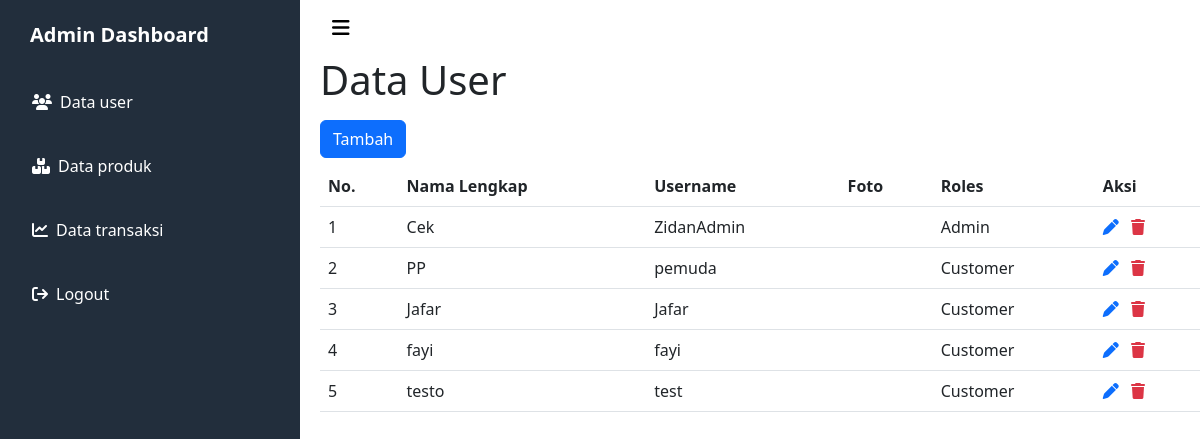
The page /admin/user.php (signed in) on the database its author committed.
### tables this page shows
CREATE TABLE `user` (
  `id_user` int(11) NOT NULL,
  `nama_lengkap` varchar(100) NOT NULL,
  `username` varchar(100) NOT NULL,
  `password` varchar(100) NOT NULL,
  `foto` text,
  `roles` enum('Admin','Customer') NOT NULL
);

### admin/functions.php (called while the page is built, shortened)
<?php
$conn = mysqli_connect('localhost', 'root', '', 'printer');
function query($query){
    global $conn;
    $result = mysqli_query($conn, $query);
    $rows = [];
    while($row = mysqli_fetch_assoc($result)){
        $rows[] = $row;
    }
    return $rows;
}
?>

### admin/user.php (the view, shortened to what this page needs)
<?php
require 'functions.php';
$user = query("SELECT * FROM user");
?>
<?php require '../layout/sidebar.php'; ?>
<div id="main">
    <?php require '../layout/navbar-admin.php'; ?>
<div class="content">
    <h1>Data User</h1>
    <a class="btn btn-primary my-2" href="tambah_user.php">Tambah</a>
    <table class="table table-responsive table-hover">
        <tr>
            <th>No.</th>
            <th>Nama Lengkap</th>
            <th>Username</th>
            <th>Foto</th>
            <th>Roles</th>
            <th>Aksi</th>
        </tr>
        <?php $i = 1; ?>
        <?php foreach ($user as $data) : ?>
            <tr>
                <td><?= $i; ?></td>
                <td><?= $data["nama_lengkap"]; ?></td>
                <td><?= $data["username"]; ?></td>
                <td><img src="../image/<?= $data["foto"]; ?>" alt="" width="70"></td>
                <td><?= $data["roles"]; ?></td>
                <td>
                    <a class="text-primary me-2" href="edit_user.php?id=<?= $data["id_user"]; ?>"><i class="fa-solid fa-pen"></i></a>
                    <a class="text-danger" href="hapus_user.php?id=<?= $data["id_user"]; ?>" onclick="return confirm('Apakah anda yakin ingin menghapus data?');"><i class="fa-solid fa-trash"></i></a>
                </td>
            </tr>
            <?php $i++; ?>
        <?php endforeach; ?>
    </table>
</div>
</div>
<?php require '../layout/footer-admin.php'; ?>

### assets/css/sidebar.css (style rules this page uses)
#main { padding-left: 20px; margin-left: 300px; transition: margin-left .7s ease-out; }

### rows shown on the page
user: nama_lengkap "Cek", username "ZidanAdmin", roles "Admin"
user: nama_lengkap "PP", username "pemuda", roles "Customer"
user: nama_lengkap "Jafar", username "Jafar", roles "Customer"
user: nama_lengkap "fayi", username "fayi", roles "Customer"
user: nama_lengkap "testo", username "test", roles "Customer"
